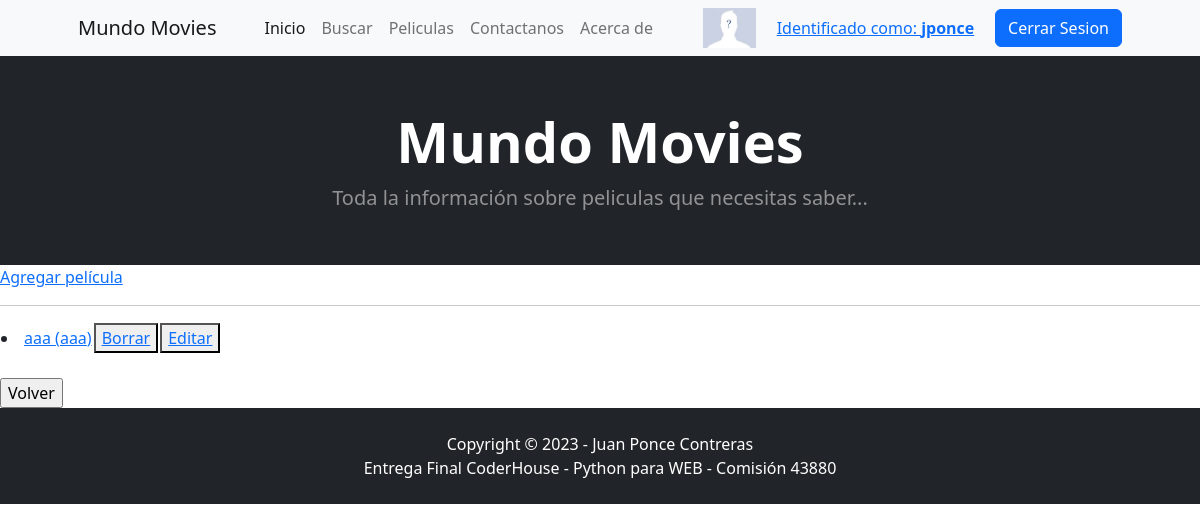
The app's page /AppF/movie-list/ (signed in), older data.
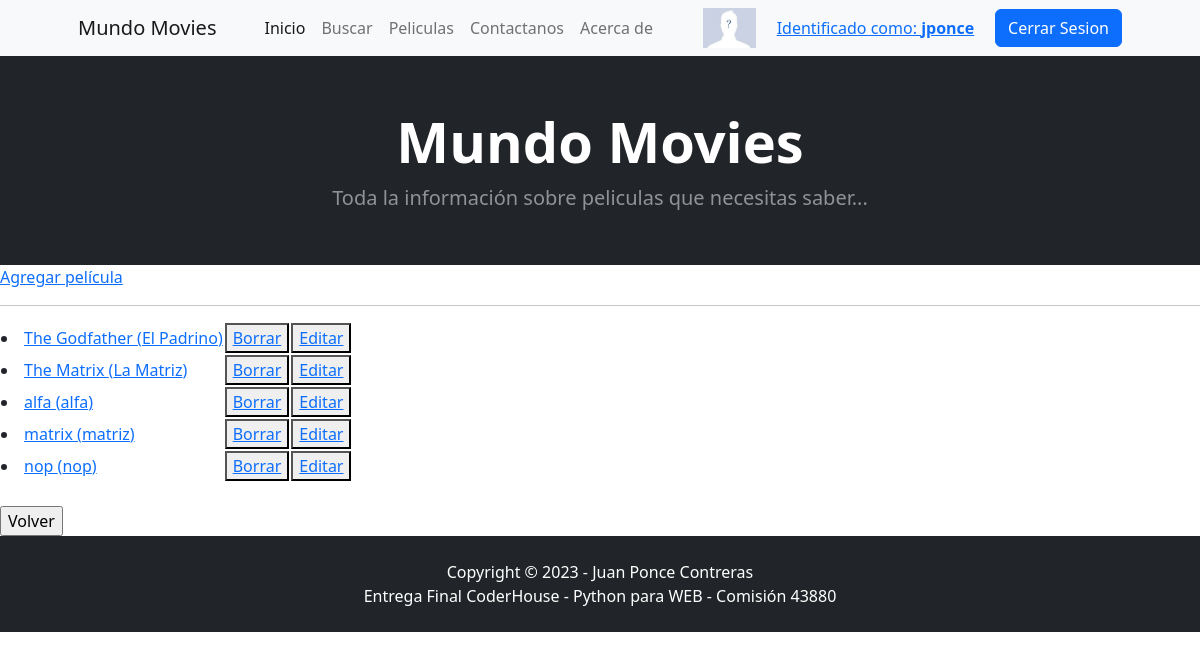
The same page, newer data.
### AppF/models.py (models this page shows, shortened)
class Movie(models.Model):
    nombre    = models.CharField(max_length=100, verbose_name='Titulo de la pelicula')
    nombre_tr = models.CharField(max_length=100, verbose_name='Titulo (Traduccion)')
    descrip   = models.TextField(verbose_name='Descripción / Resumen')
    fecha_est = models.DateField(verbose_name='Fecha de estreno')
    imagen    = models.ImageField(verbose_name='Portada', upload_to='images', blank=True, null=True)
    class Meta():
        ordering = ('nombre','nombre_tr')
        unique_together = ('nombre',)

### AppF/views.py (the view)
# urls.py: path('movie-list/', movieList.as_view(), name='movieList'),
class movieList(LoginRequiredMixin, ListView):
    model = Movie
    template_name = "movie_list.html"
    context_object_name = "movies"

### AppF/templates/movie_list.html
{% extends 'base.html' %}
{% block cuerpo %}
{% if user.is_authenticated and not user.is_staff %}
	<h2>Esta seccion requiere permisos de administracion</h2>
	<hr>
{% else%}
	{% if movies %}
		<a href="{% url 'movieCreate' %}">Agregar película</a>
		<hr>
		<table border="0">
			<ul>
				{% for movie in movies %}
					<tr>
						<td>
							<li><a href="{% url 'movieDetail' movie.id %}">{{movie.nombre}} ({{movie.nombre_tr}})</a></li>
						</td>
						<td>
							<button>
								<a href="{% url 'movieDelete' movie.id %}">Borrar</a>
							</button>
						</td>
						<td>
							<button>
								<a href="{% url 'movieUpdate' movie.id %}">Editar</a>
							</button>
						</td>
					<tr>
				{% endfor %}
			</ul>
		</table>
	{% else %}
		<br>
		<h1>No hay peliculas aun</h1>
	{% endif %}
	<br>
	<input type="button" onclick="history.back()" name="Volver" value="Volver">
{% endif %}
{% endblock cuerpo %}

### AppF/templates/base.html (shortened to what this page needs)
<!DOCTYPE html>
<html lang="en">
    <head>
		{% load static %}
        <link href="https://cdn.jsdelivr.net/npm/bootstrap-icons@1.5.0/font/bootstrap-icons.css" rel="stylesheet" />
		<link href="{% static 'css/styles.css' %}" rel="stylesheet" />
    </head>
    <body>
		{% include 'navbar.html' %}
		{% include 'header.html' %}
		{% block cuerpo %}
		{% endblock cuerpo %}
		{% include 'footer.html' %}
    </body>
</html>

### AppF/templates/navbar.html (shortened to what this page needs)
        <nav class="navbar navbar-expand-lg navbar-light bg-light">
            <div class="container px-4 px-lg-5">
                <a class="navbar-brand" href="#!">Mundo Movies</a>
                <div class="collapse navbar-collapse" id="navbarSupportedContent">
                    <ul class="navbar-nav me-auto mb-2 mb-lg-0 ms-lg-4">
                        <li class="nav-item"><a class="nav-link active" aria-current="page" href="{% url 'Inicio' %}">Inicio</a></li>
						<li class="nav-item"><a class="nav-link" aria-current="page" href="{% url 'busquedaMovie' %}">Buscar</a></li>
						<li class="nav-item"><a class="nav-link" aria-current="page" href="{% url 'movieList' %}">Peliculas</a></li>
                        <li class="nav-item"><a class="nav-link" aria-current="page" href="{% url 'Contactanos' %}">Contactanos</a></li>
						<li class="nav-item"><a class="nav-link" aria-current="page" href="{% url 'Acerca' %}">Acerca de</a></li>
                    </ul>
					{% if user.is_authenticated %}
						<div>
						<a href="{% url 'editarAvatar' %}">
						{% if url_avatar %}
							<img src="{{url_avatar}}" alt="avatar" height="40px">
						{% else %}
							{% load static %}
							<img src="{% static 'img/no_profile.jpg' %}" alt="avatar" height="40px">
						{% endif %}
						</a>
						</div>
						<a href="{% url 'editarPerfil' %}">
						<div class="nav-item">Identificado como: <B>{{user.username}}</B></div>
						</a>
						<a class="btn btn-primary" href="{% url 'doLogout' %}">Cerrar Sesion</a>
					{% else %}
						<a class="btn btn-primary" href="{% url 'doLogin' %}">Iniciar Sesion</a>
					{% endif %}
                </div>
            </div>
        </nav>

### AppF/templates/header.html
        <header class="bg-dark py-1">
            <div class="container px-4 px-lg-5 my-5">
                <div class="text-center text-white">
                    <h1 class="display-4 fw-bolder">Mundo Movies</h1>
                    <p class="lead fw-normal text-white-50 mb-0">Toda la información sobre peliculas que necesitas saber...</p>
                </div>
            </div>
        </header>

### AppF/templates/footer.html
        <footer class="py-4 bg-dark">
            <div class="container"><p class="m-0 text-center text-white">Copyright &copy; 2023 - Juan Ponce Contreras</p></div>
			<div class="container"><p class="m-0 text-center text-white">Entrega Final CoderHouse - Python para WEB - Comisión 43880</p></div>
        </footer>

Row changes from the older to the newer data that the page shows:
removed Movie: nombre "aaa", nombre_tr "aaa"
added Movie: nombre "The Godfather", nombre_tr "El Padrino"
added Movie: nombre "The Matrix", nombre_tr "La Matriz"
added Movie: nombre "alfa", nombre_tr "alfa"
added Movie: nombre "matrix", nombre_tr "matriz"
added Movie: nombre "nop", nombre_tr "nop"
